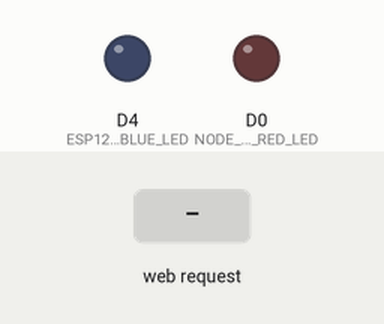
Recording of a sketch running on a simulated ESP8266 (NodeMCU). On the bench: output pins drawn as LEDs (lit = HIGH). Inputs (shaded band) come from the test bench. What the sketch prints to the serial monitor is not drawn.

Above: at 2.2 s.
2.3 s: HTTP request GET /blue_LED received
At 3.5 s:
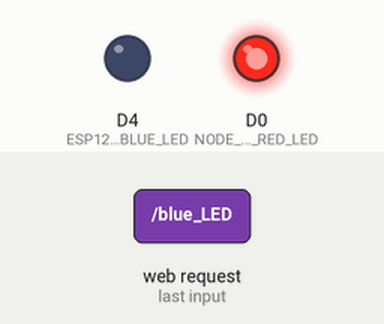
3.8 s: HTTP request GET /red_LED received
At 4.8 s:
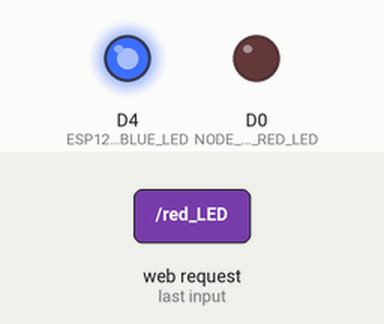
Timing chart, 0 to 6.8 s (numbered marks = the images above; inputs shaded):
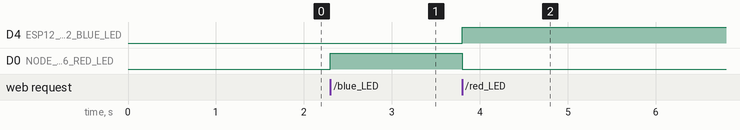

The sketch:

sketch_sep26a_WiFiAccesPoint_ESP8266_CSS3.ino
```cpp
// (licence header left out)
/* Create a WiFi access point and provide a web server on it. */

#include <ESP8266WiFi.h>
#include <WiFiClient.h>
#include <ESP8266WebServer.h>

/* Set these to your desired credentials. */
const char *ssid = "ESPap";
const char *password = "thereisnospoon";

ESP8266WebServer server(80);

/* Just a little test message.  Go to http://192.168.4.1 in a web browser
   connected to this access point to see it.
*/

/* See Hackable Magazine #24 May-June 2018 */
static const char *INDEX_HTML =
"<!DOCTYPE html>\n"
"<html>\n"
"<head>\n"
"<meta charset=\"UTF-8\">\n"
"<title>ESP8266 WiFi Access Point to control LEDs</title>\n"
"</head>\n"
"<body>\n"
"<h1> Control LED</h1>\n"
"<form action=\"/blue_LED\" method=\"get\" target=\"hiddenFrame\">\n"
"<input value=\"Blue LED\" type=\"submit\" class=\"punch\">\n"
"</form>\n"
"<form action=\"/red_LED\" method=\"get\" target=\"hiddenFrame\">\n"
"<input value=\"Red LED\" type=\"submit\" class=\"punch\">\n"
"</form>\n"
"<iframe name=\"hiddenFrame\" class=\"notif\"></iframe>\n"
"</body>\n"
"</html>\n"
;
uint8_t ESP12_F_GPIO_02_BLUE_LED = D4;
uint8_t NODE_MCU_GPIO_16_RED_LED = D0;

/* See Hackable Magazine #24 May-June 2018 */

void handleRoot() {
  //server.send(200, "text/html", "<h1>You are connected</h1>");
  /* See Hackable Magazine #24 May-June 2018 */
  server.send(200, "text/html", INDEX_HTML);
  /* See Hackable Magazine #24 May-June 2018 */
}

/* See Hackable Magazine #24 May-June 2018 */
void handleBlueLED() {
  server.send(200, "text/html", "Energize Only Blue LED");
  digitalWrite(ESP12_F_GPIO_02_BLUE_LED, LOW);
  digitalWrite(NODE_MCU_GPIO_16_RED_LED, HIGH);
}

void handleRedLED() {
  server.send(200, "text/html", "Energize Only Red LED");
  digitalWrite(ESP12_F_GPIO_02_BLUE_LED, HIGH);
  digitalWrite(NODE_MCU_GPIO_16_RED_LED, LOW);
}
/* See Hackable Magazine #24 May-June 2018 */

void setup() {
  delay(1000);
  Serial.begin(115200);
  Serial.println();
  Serial.print("Configuring access point...");
  /* You can remove the password parameter if you want the AP to be open. */
  WiFi.softAP(ssid, password);

  IPAddress myIP = WiFi.softAPIP();
  Serial.print("AP IP address: ");
  Serial.println(myIP);
  server.on("/", handleRoot);
  /* See Hackable Magazine #24 May-June 2018 */
  pinMode(ESP12_F_GPIO_02_BLUE_LED, OUTPUT);
  pinMode(NODE_MCU_GPIO_16_RED_LED, OUTPUT);
  server.on("/blue_LED", handleBlueLED);
  server.on("/red_LED", handleRedLED);
  /* See Hackable Magazine #24 May-June 2018 */
  server.begin();
  Serial.println("HTTP server started");
}

void loop() {
  server.handleClient();
}
```

Measured:
- after the input at 2.3 s, D0 (NODE_MCU_GPIO_16_RED_LED): LOW → HIGH at once
- after the input at 3.8 s, D4 (ESP12_F_GPIO_02_BLUE_LED): LOW → HIGH at once; D0 (NODE_MCU_GPIO_16_RED_LED): HIGH → LOW at once
